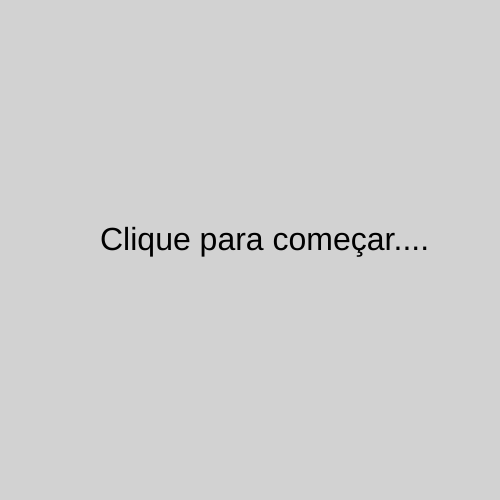
Frame 1 (no input)
Frame 60 (no input): identical to frame 1, image omitted
Frame 120 (the mouse pressed at the canvas centre since frame 60): identical to frame 1, image omitted

The p5.js sketch that drew this single still picture (run headless with seeded random() and noise() and a simulated clock; from frame 60 on, the mouse is pressed at the canvas centre):

// p5.js sketch
// ── sketch.js
// personagem
let x = 250;
let y = 250;

// vilões
let xV = [];
let yV = [];
let vel = [];
let xS = 0
let yS = 2500


let statusJogo = false;

function setup() {
  createCanvas(500, 500);

  for (let i = 0; i < 3; i++) {
    xV.push(0);
    yV.push(random(0, 500));
    vel.push(random(4,10))
  }
}

function draw() {
  background(220);
  
  if (keyIsDown(87)) {
    y = y - 5;
  }
  if (keyIsDown(83)) {
    y = y + 5;
  }
  if (keyIsDown(68)) {
    x = x + 5;
  }
  if (keyIsDown(65)) {
    x = x - 5;
  }
  


  
  personagem();

  if (statusJogo == true) {
    //inicio do vilao
    for (let i = 0; i < 3; i++) {
      xV[i] = xV[i] + vel[i];
      vilao(xV[i], yV[i]);
    }
  } else {
    for (let i = 0; i < 3; i++) {
      vilao(xV[i], yV[i]);
    }
  }

  // quando chega ao final (500) ele volta para o -200
  for (let i = 0; i < 3; i++) {
    if (xV[i] >= 500) {
      yV[i] = random(0, 500);
      xV[i] = -150;
      
    }
  }
  
  textSize(32)
  text(xS, 40,40);
  square(xS, yS, 10, 10);
  
  if (statusJogo == true){
    xS++;
  }

  
  if (statusJogo == false){
   background(210)
   textSize(32)
   text("Clique para começar....",100,250);
 }
  // verifica colisão (morte do personagem)
  
  for(let i = 0; i< 3 ; i++){
    let d = dist(x, y, xV[i], yV[i])
    
    if (d >= 0 && d <= 41){
      console.log(d);
      statusJogo = false
      x = 250
      y = 250
      xV[i] = 0
      yV[i] = random (0,500)
      xS = 0
    }
  }
}

function personagem(){
  // inicio do personagem
  fill("yellow");
  rect(x, y, 50, 50);
  fill("black");
  square(x + 5, y + 10, 10);
  fill("black");
  square(x + 35, y + 10, 10);
  fill("black");
  rect(x + 5, y + 27, 40, 10);
}

function vilao(x, y) {
  rect((x = x + 20), y, 100, 30);
}

function mouseClicked() {
  statusJogo = true;

}
